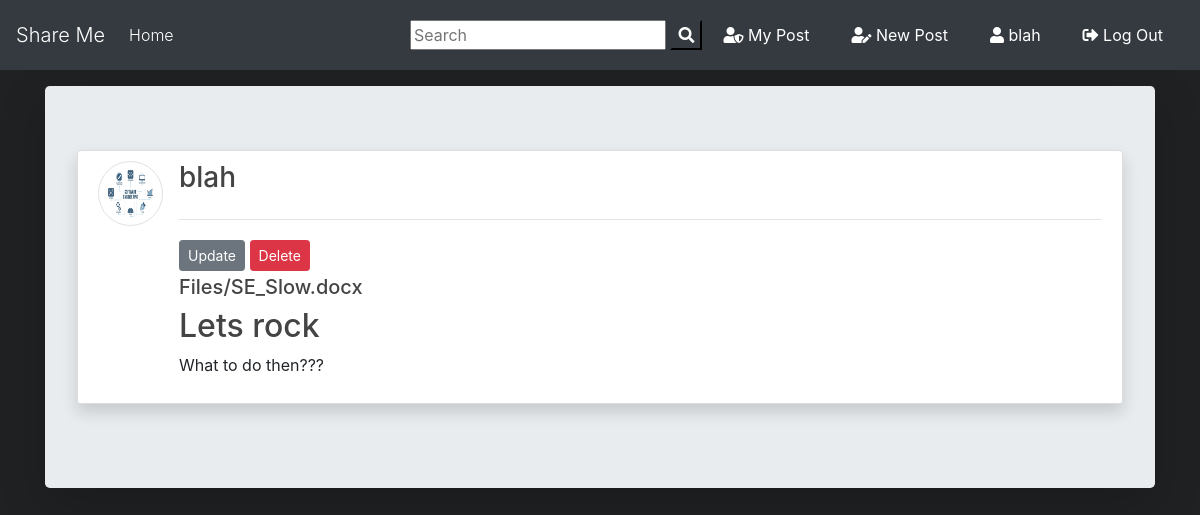
The app's page /post/2/ (signed in) with its own data.
### files_share/models.py (models this page shows, shortened)
class Post(models.Model):
	title = models.CharField(max_length=100)
	file = models.FileField(null=True,blank=True,upload_to='Files')
	content = models.TextField()
	date_posted = models.DateTimeField(default=timezone.now)
	author = models.ForeignKey(User, on_delete=models.CASCADE)
	def extension(self):
		name, extension = os.path.splitext(self.file.name)
		return extension

### users/models.py (models this page shows, shortened)
class Profile(models.Model):
    user = models.OneToOneField(User, on_delete=models.CASCADE)
    image = models.ImageField(default='default.png', upload_to='profile_pics')

### files_share/views.py (the view)
# urls.py: path('post/<int:pk>/', PostDetailView.as_view(), name='post-detail'),
class PostDetailView(DetailView):
    model = Post
    template_name = 'blog/post_detail.html'

### files_share/templates/blog/post_detail.html (shortened to what this page needs)
{% extends "blog/base.html" %}
{% block content %}
<div class="jumbotron mt-3 shadow-lg">
<article class="media content-section shadow ">
   <a href="{{ object.author.profile.image.url }} " target="_blank"> <img src="{{ object.author.profile.image.url }}  " alt="" class="article-img rounded-circle img-thumbnail img-fluid">
   </a>
    <div class="media-body">
      <div class="">
        <div class="d-flex justify-content-between">
        <a class="mr-2 mt-0 mb-0  text-dark" href="{% url 'user-posts' object.author.username  %}"><h3>{{ object.author }}</h3></a>
        </div>
        <hr>
        {% if object.author == user %}
          <div>
            <a class="btn btn-secondary btn-sm mt-1 mb-1" href="{% url 'post-update' object.id %}">Update</a>
            <a class="btn btn-danger btn-sm mt-1 mb-1" href="{% url 'post-delete' object.id %}">Delete</a>
          </div>
        {% endif %}
      </div>
      <div>
        {% if object.file %}
          {% if object.extension == '.jpg' or object.extension == 'jpeg' or object.extension == 'png' %}
            <a href="{{ object.file.url }}"  download ><img src="{{ object.file.url }}" alt="" class="img-fluid "></a>
            <a href="{{ object.file.url }}"  download class="text-dark"><h5>{{ object.file }}</h5></a>
          {% else %}
            <a href="{{ object.file.url }}"  download class="text-dark"><h5>{{ object.file }}</h5></a>
          {% endif %}
        {% endif %}
      </div>
      <h2>{{ object.title }}</h2>
      <p class="article-content">{{ object.content }}</p>
    </div>
  </article>
{% endblock content %}

### files_share/templates/blog/base.html (shortened to what this page needs)
{% load static %}
<!doctype html>
<html lang="en">
  <head>
    <link rel="stylesheet" href="https://stackpath.bootstrapcdn.com/bootstrap/4.3.1/css/bootstrap.min.css">
    <link rel="stylesheet" href="https://use.fontawesome.com/releases/v5.8.1/css/all.css" >
    <link rel="stylesheet" href="{% static 'blog/main.css' %}">
</head>
  <body>
        <nav class="navbar navbar-expand-lg navbar-dark bg-dark">
                <a class="navbar-brand  display-1" href="{% url 'main_home' %}">Share Me</a>
                <div class="collapse navbar-collapse" id="navbarSupportedContent">
                  <ul class="navbar-nav mr-auto">
                    <li class="nav-item active">
                      <a class="nav-link font-weight-light" href="{% url 'blog-home' %}">Home <span class="sr-only">(current)</span></a>
                    </li>
                  </ul>
                  <form id="searchform" action="{% url 'search' %}" method="get">
                    <input type="text" name="q" type="text" value="{{ request.GET.q }}" placeholder="Search" />
                    <button type="button" onclick="searchform.submit()" class=" text-white my-color btn-dark"><i class="fa fa-search"></i></button>
                  </form>
                    {% if user.is_authenticated %}
                    <a href="{% url 'user-posts' user %}" class="btn text-white m-2"><i class="fas fa-user-shield"></i> My Post</a>
                    <a href="{% url 'post-create' %} " class="btn text-white m-2"><i class="fas fa-user-edit"></i> New Post</a>
                    <a href="{% url 'profile' %} " class="btn text-white m-2"><i class="fas fa-user"></i> {{ user.username }}</a>
                    <a href="{% url 'logout' %} " class="btn text-white m-2"><i class="fas fa-sign-out-alt"></i> Log Out</a>
                    {% else %}
                    <a href="{% url 'login' %} " class="btn text-white m-2"><i class="fas fa-user-tie"></i> Login</a>
                    <a href="{% url 'register' %} " class="btn text-white m-2"> <i class="fas fa-sign-in-alt"></i> Sign Up</a>
                    {% endif %}
                </div>
              </nav>
      <div class="container my-bg">
    {% block content %}
    {% endblock  %}
</div>
  </body>
</html>

### files_share/static/blog/main.css (style rules this page uses)
body { background: #fafafa; background-color: hsl(220, 5%, 13%); margin-top: 0; }
h1, h2, h3, h4, h5, h6 { color: #444444; }
ul { margin: 0; }
.content-section { background: #ffffff; padding: 10px 20px; border: 1px solid #dddddd; border-radius: 3px; margin-bottom: 20px; width: 100%; }
.article-content { white-space: pre-line; }
.article-img { height: 65px; width: 65px; margin-right: 16px; }

### records on screen
Post: author.profile.image (placeholder picture), author "blah", file "Files/SE_Slow.docx", title "Lets rock", content "What to do then???"

### other values on screen
{{ user.username }} "blah"
